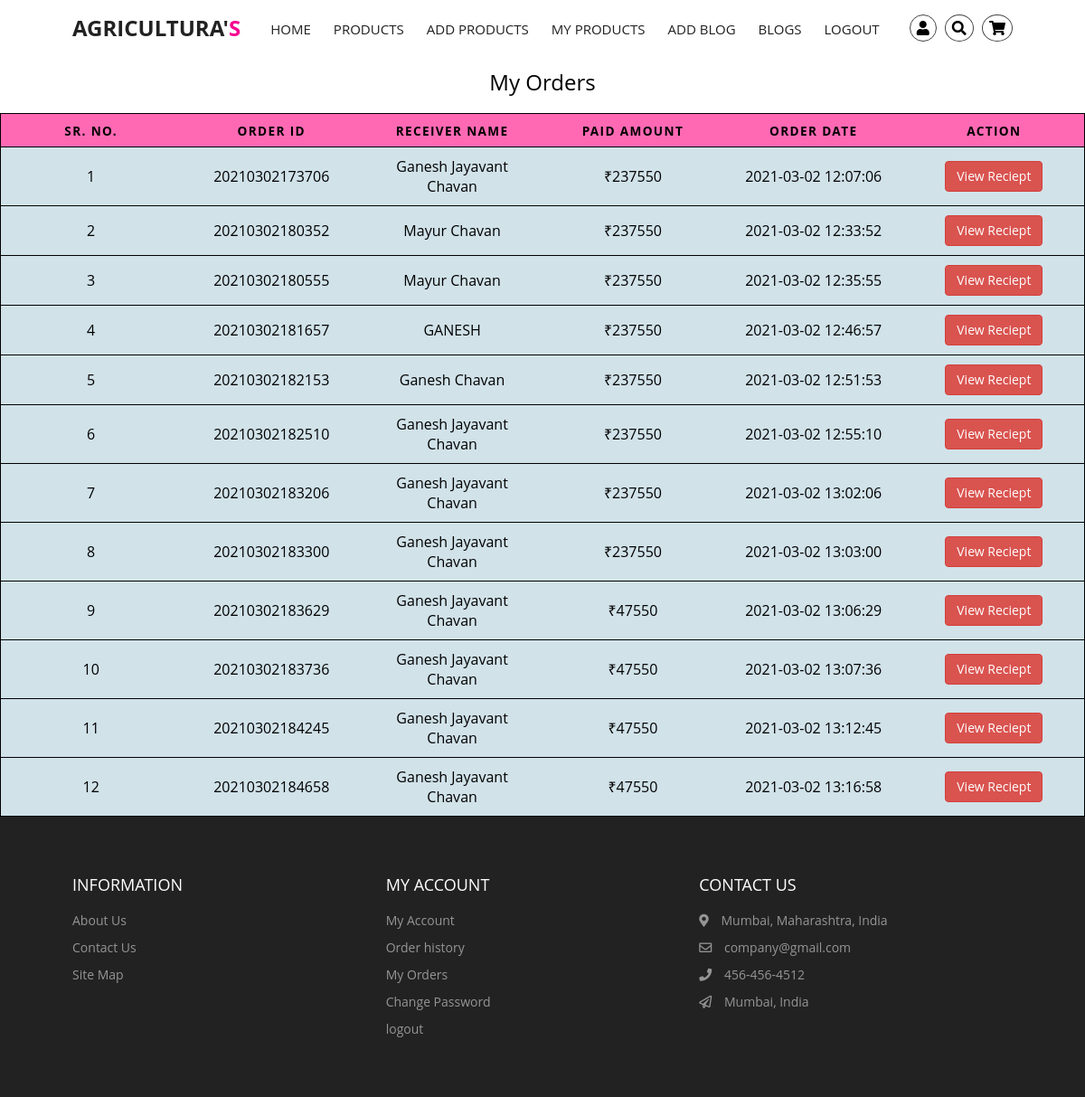
/farmer/myorders.php (signed in), run on the app's committed database.
### tables this page shows
CREATE TABLE `rorders` (
  `id` int(20) NOT NULL,
  `orderid` bigint(20) NOT NULL,
  `fid` int(20) NOT NULL,
  `name` varchar(100) NOT NULL,
  `email` varchar(100) NOT NULL,
  `addr` varchar(150) NOT NULL,
  `city` varchar(50) NOT NULL,
  `state` varchar(75) NOT NULL,
  `pincode` varchar(6) NOT NULL,
  `card_name` varchar(30) NOT NULL,
  `card_num` bigint(20) NOT NULL,
  `card_cvc` int(5) NOT NULL,
  `card_exp_month` varchar(2) NOT NULL,
  `card_exp_year` varchar(4) NOT NULL,
  `amount` int(10) NOT NULL,
  `txndate` timestamp NOT NULL DEFAULT current_timestamp()
);

### farmer/myorders.php (the view, shortened to what this page needs)
<?php
include('../includes/dbconnection.php');
if (strlen($_SESSION['cmsaid']==0)) {
  header('location: ../includes/logout.php');
  } else{
  ?>
<html lang="en">
<head>
    <link rel="stylesheet" href="https://cdnjs.cloudflare.com/ajax/libs/font-awesome/4.7.0/css/font-awesome.min.css">
    <link rel="stylesheet" href="https://cdnjs.cloudflare.com/ajax/libs/font-awesome/5.15.1/css/all.min.css" />
    <link href="./css/styles.css" rel="stylesheet"/>
    <link href="../css/table.css" rel="stylesheet">
</head>
<body >
<?php include_once('./include/header.php');?>
<table style="background-color: var(--grey-alt);">
  <caption> My Orders </caption>
  <thead>
    <tr>
        <th scope="col">SR. NO.</th>
        <th scope="col">Order ID</th>
        <th scope="col">Receiver Name</th>
        <th scope="col">Paid Amount</th>
        <th scope="col">Order Date</th>
        <th scope="col">Action</th>
    </tr>
  </thead>
  <tbody><?php
  $ret=mysqli_query($con,"SELECT * FROM rorders  WHERE fid=".$_SESSION['cmsaid']);
  $num=mysqli_num_rows($ret);
  if($num >0){
    $count=0;
  while ($row=mysqli_fetch_array($ret)) {
    $count++;
  ?>
    <tr>
      <td scope="row" data-label="SR. NO."><?php echo $count;?></td>
      <td data-label="Order ID"><?php echo $row["orderid"];?></td>
      <td data-label="Receiver Name"><?php echo $row["name"];?></td>
      <td data-label="Paid Amount">₹<?php echo $row["amount"];?></td>
      <td data-label="Order Date"><?php echo $row["txndate"];?></td>
      <td data-label="Action"> <?php echo '<a class="btn-danger btn" href=" ./bill.php?oid='.$row["orderid"].'">View Reciept</a>';?></td>
    </tr>
    <?php
}}
?>
  </tbody>
</table>
<?php include_once('./include/footer.php');?>
</body>
</html>
<?php } ?>

### farmer/css/styles.css (style rules this page uses)
:root { --white: #fff; --black: #222; --pink: #f60091; --grey: #444; --grey2: #959595; --grey-alt: #d1e2e9; --yellow: #ffd800; --green: #59b210; }
*, *::after, *::before { margin: 0; padding: 0; box-sizing: inherit; }
html { scroll-behavior: smooth; box-sizing: border-box; font-size: 62.5%; }
body { position: relative; font-family: "Poppins", sans-serif; font-size: 1.6rem; font-weight: 400; color: var(--black); background-color: var(--white); z-index: -1; }
a { text-decoration: none; }

### css/table.css (style rules this page uses)
body { font-family: "Open Sans", sans-serif; line-height: 1.25; }
.btn-danger { display: inline-block; margin-bottom: 0; font-weight: 400; text-align: center; white-space: nowrap; vertical-align: middle; -ms-touch-action: manipulation; touch-action: manipulation; cursor: pointer; background-image: none; border: 1px solid transparent; padding: 6px 12px; font-size: 14px; line-height: 1.42857143; border-radius: 4px; -webkit-user-select: none; -moz-user-select: none; -ms-user-select: none; user-select: none; color: #fff; background-color: #d9534f; border-color: #d43f3a; }
table { color:black; background: transparent; border: none; border: 1px solid #ccc; border-collapse: collapse; margin: 0; padding: 0; width: 100%; table-layout: fixed; }
table caption { font-size: 1.5em; margin: .5em 0 .75em; }
table tr { border: 1px solid rgb(0, 0, 0); padding: .35em; }
table th, table td { padding: .625em; text-align: center; overflow-wrap: break-word; }
table th { background-color: hotpink; font-size: .85em; letter-spacing: .1em; text-transform: uppercase; }

### data on the page
rorders: orderid "20210302173706", name "Ganesh Jayavant Chavan", amount "237550", txndate "2021-03-02 12:07:06"
rorders: orderid "20210302180352", name "Mayur Chavan", amount "237550", txndate "2021-03-02 12:33:52"
rorders: orderid "20210302180555", name "Mayur Chavan", amount "237550", txndate "2021-03-02 12:35:55"
rorders: orderid "20210302181657", name "GANESH", amount "237550", txndate "2021-03-02 12:46:57"
rorders: orderid "20210302182153", name "Ganesh Chavan", amount "237550", txndate "2021-03-02 12:51:53"
rorders: orderid "20210302182510", name "Ganesh Jayavant Chavan", amount "237550", txndate "2021-03-02 12:55:10"
rorders: orderid "20210302183206", name "Ganesh Jayavant Chavan", amount "237550", txndate "2021-03-02 13:02:06"
rorders: orderid "20210302183300", name "Ganesh Jayavant Chavan", amount "237550", txndate "2021-03-02 13:03:00"
rorders: orderid "20210302183629", name "Ganesh Jayavant Chavan", amount "47550", txndate "2021-03-02 13:06:29"
rorders: orderid "20210302183736", name "Ganesh Jayavant Chavan", amount "47550", txndate "2021-03-02 13:07:36"
rorders: orderid "20210302184245", name "Ganesh Jayavant Chavan", amount "47550", txndate "2021-03-02 13:12:45"
rorders: orderid "20210302184658", name "Ganesh Jayavant Chavan", amount "47550", txndate "2021-03-02 13:16:58"
